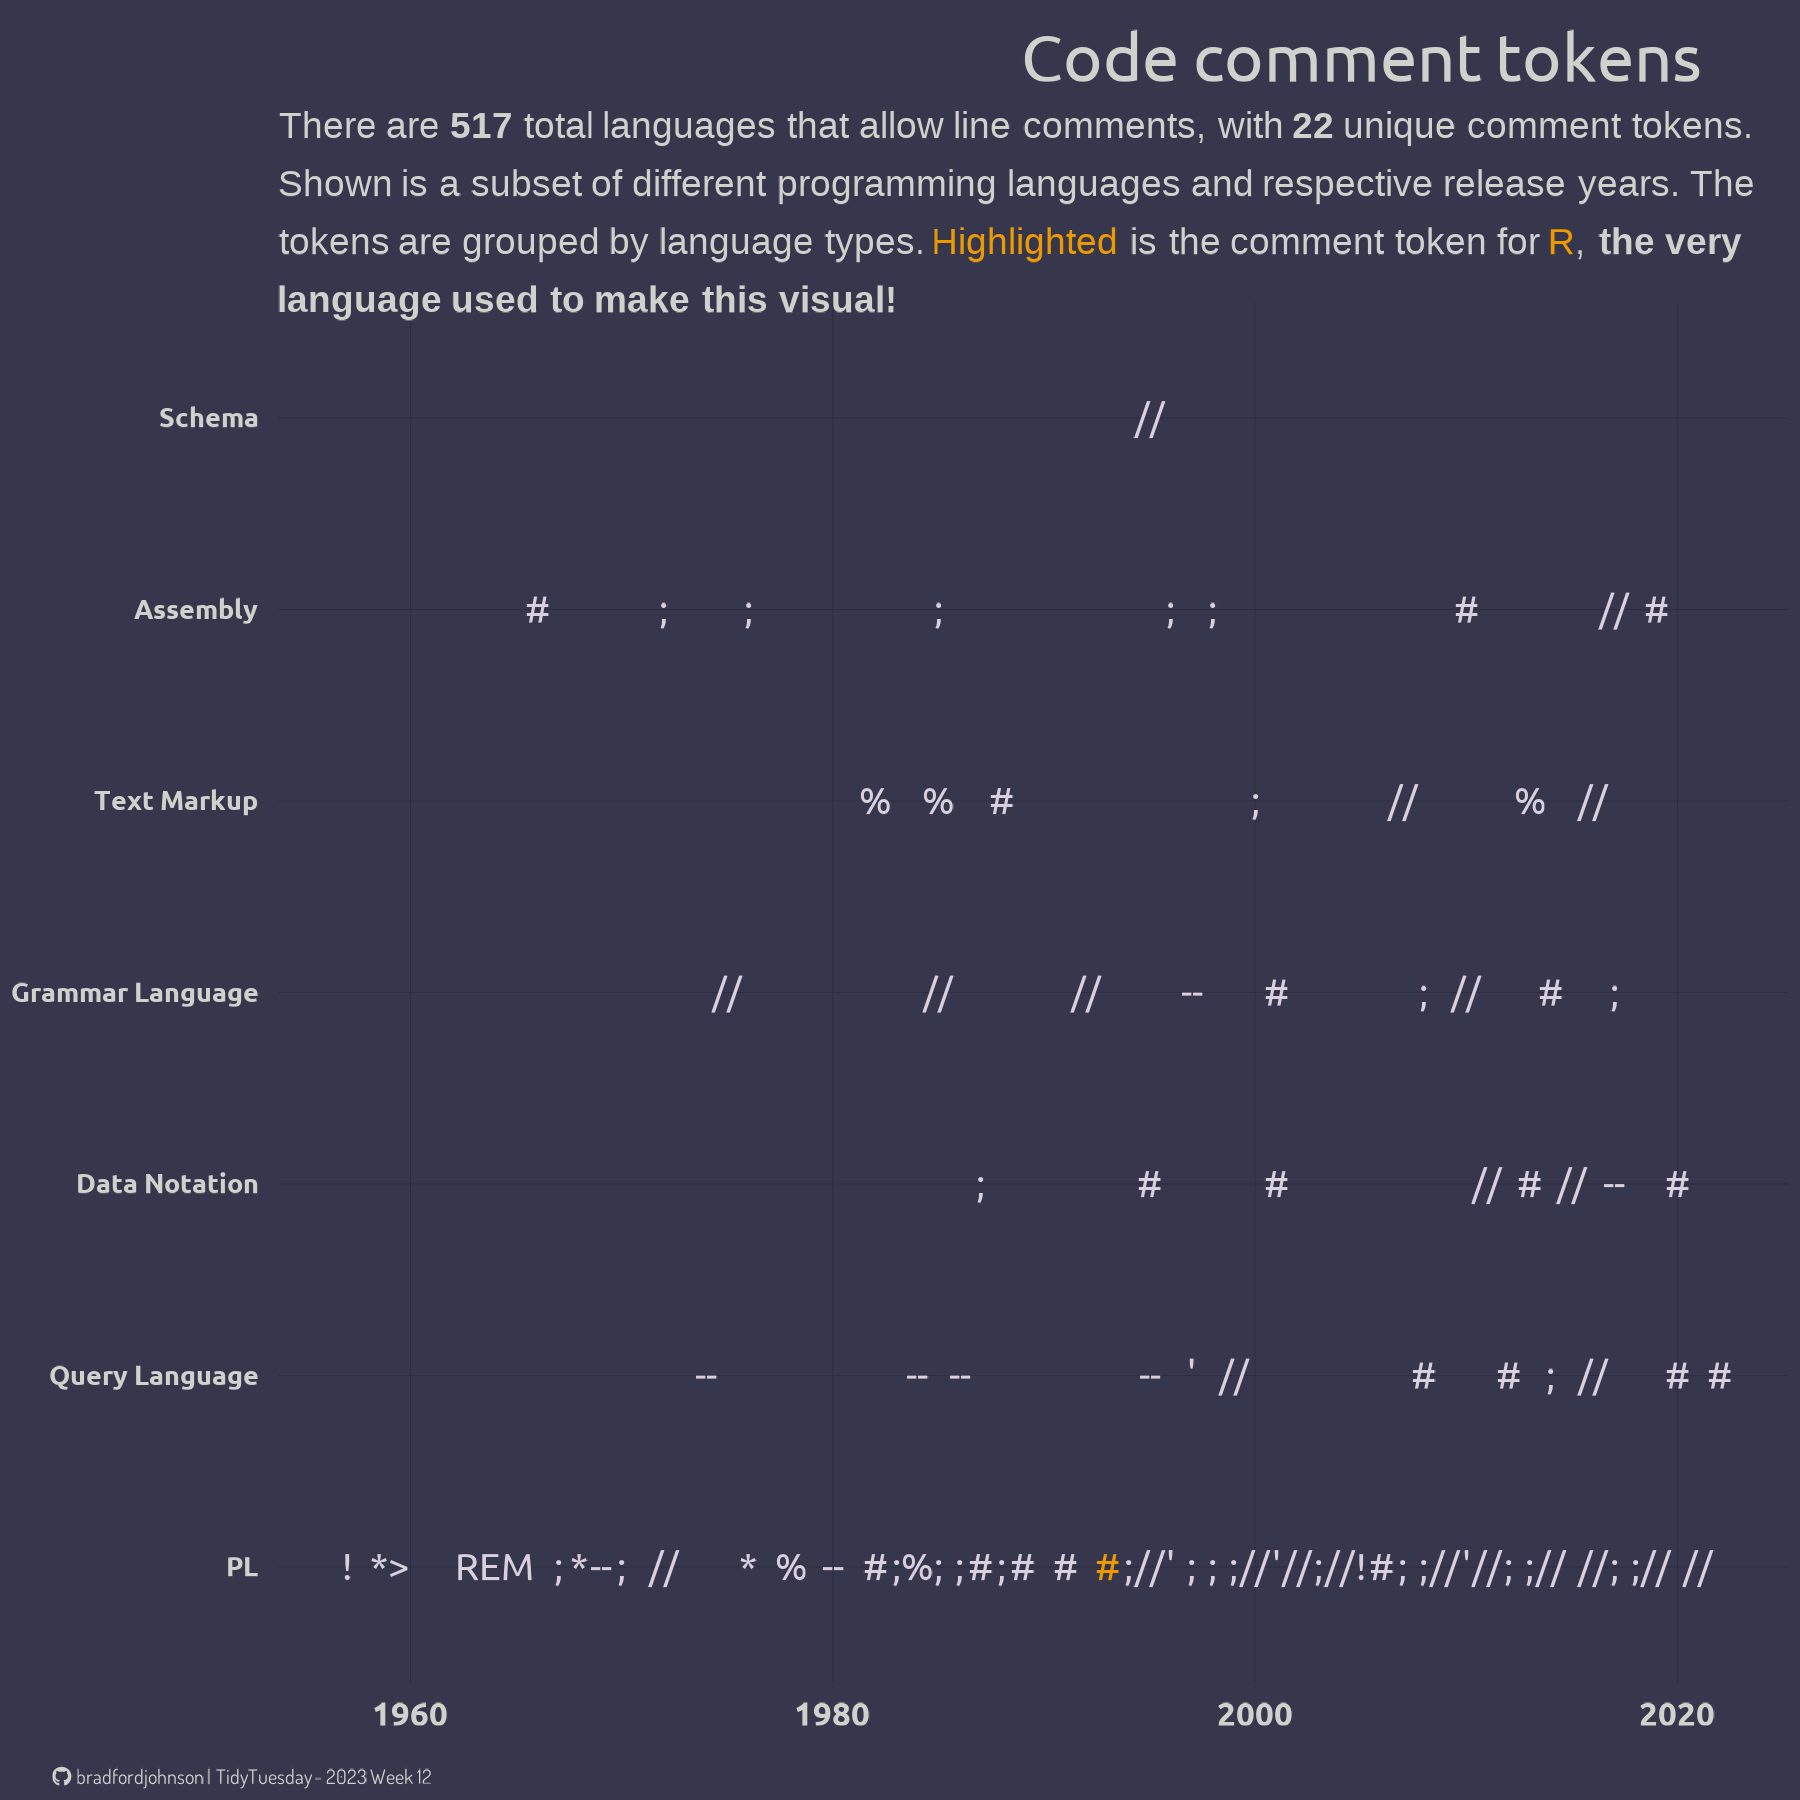

R code for this plot:
# load packages
pacman::p_load(
  tidyverse,
  camcorder,
  showtext,
  htmltools
)

showtext_auto()
# load data
languages <- readr::read_csv("https://raw.githubusercontent.com/rfordatascience/tidytuesday/master/data/2023/2023-03-21/languages.csv")

# explore

# languages |>
#   filter(is_open_source == TRUE) |>
#   group_by(type) |>
#   count() |>
#   arrange(desc(n)) |>
#   print(n=23)
#
# languages |>
#   filter(is_open_source == TRUE) |>
#   group_by(github_language_type) |>
#   count()
#
# languages |>
#   filter(is_open_source == TRUE) |>
#   select(title, github_language_repos) |>
#   arrange(desc(github_language_repos))

# top_tokens <- languages |>
#   filter(features_has_line_comments == TRUE) |>
#   group_by(line_comment_token) |>
#   summarise(jobs = sum(number_of_jobs), users = sum(number_of_users), n = n()) |>
#   drop_na() |>
#   arrange(desc(n)) |>
#   head(6)
#
#
#   top_tokens |>
#     ggplot(aes(x = fct_infreq(line_comment_token, users), y = users, label = line_comment_token)) +
#     geom_col() +
#     geom_text(aes(y = users / 2), size = 6)
#
#   top_tokens |>
#     ggplot(aes(x = users, y = jobs, label = line_comment_token)) +
#     geom_text(aes(color = n), size = 10)

# start recording
gg_record(
  dir = file.path("2023", "2023-03-21", "recording"), # where to save the recording
  device = "png", # device to use to save images
  width = 6, # width of saved image
  height = 6, # height of saved image
  units = "in", # units for width and height
  dpi = 300 # dpi to use when saving image
)

## wrangle
type_fil <- c("textMarkup", "schema", "queryLanguage", "pl", "grammarLanguage", "dataNotation", "assembly")

tokens <- languages |>
  filter(features_has_line_comments == TRUE & type %in% type_fil)

tokens$type <- gsub("([[:upper:]])", " \\1", tokens$type)
tokens$type <- str_to_title(tokens$type)
tokens$type <- replace(tokens$type, tokens$type == "Pl", "PL")

tokens <- tokens |>
  mutate(is_r = ifelse(title == "R", "y", "n"))

# colors
colors <- c("#DACFDD", "#ED9A01")
bg <- "#36374c"
lines <- "#2B2C3D"
text_1 <- "#CFD1CC"
text_2 <- "#cfd1cc"

# fonts
font_add(
  family = "fb",
  regular = "C:/Users/Bradf/AppData/Local/Microsoft/Windows/Fonts/Font Awesome 6 Brands-Regular-400.otf"
)

font_add_google(name = "Ubuntu", family = "Ubuntu")
font_1 <- "Ubuntu"

font_add_google(name = "Dosis", family = "Dosis")

# labs
caption <- paste0(
  "<span style='font-family:fb;'>&#xf09b;</span>",
  "<span style='font-family:sans;color:#36374c;'>.</span>",
  "<span style='font-family:Dosis;'>bradfordjohnson | TidyTuesday - 2023 Week 12</span>"
)

title <- paste0("<span>Code comment tokens</span>")
subtitle <- paste0(
  "There are **517** total languages that allow line comments, with **22** unique comment tokens. ",
  "Shown is a subset of different programming languages and respective release years. The tokens are grouped by language types. ",
  "<span style='color:#ED9A01;'>Highlighted</span> is the comment token for <span style='color:#ED9A01;'>R</span>, **the very language used to make this visual!**"
)

## visualize data
tokens |>
  group_by(line_comment_token) |>
  ggplot(aes(x = appeared, y = fct_infreq(type), label = line_comment_token)) +
  geom_text(aes(color = is_r), check_overlap = TRUE, size = 10, family = font_1) +
  theme_minimal() +
  scale_color_manual(values = colors) +
  labs(caption = caption, title = title, subtitle = subtitle) +
  theme(
    axis.title = element_blank(),
    axis.text = element_text(color = text_1, family = font_1, size = 25, face = "bold"),
    axis.text.y = element_text(size = 20, hjust = 1),
    panel.grid.major = element_line(colour = lines, linewidth = .1),
    panel.grid.minor = element_blank(),
    panel.grid.major.y = element_line(linewidth = .1),
    plot.background = element_rect(color = bg, fill = bg),
    panel.background = element_rect(color = bg, fill = bg),
    legend.position = "none",
    plot.caption = ggtext::element_textbox_simple(color = text_2, margin = margin(3, 0, 0, 0, "mm"), size = 15, halign = -.2),
    plot.title = ggtext::element_textbox_simple(color = text_1, size = 50, family = font_1, margin = margin(2, 0, 1, 0, "mm"), halign = .9),
    plot.subtitle = ggtext::element_textbox_simple(color = text_1, size = 28, margin = margin(3, 0, 1, 0, "mm"), lineheight = .5, halign = 0),
    plot.margin = unit(c(1, 1, 1, 1), "mm")
  )

# save gif
gg_playback(
  name = file.path("2023", "2023-03-21", "20230321.gif"),
  first_image_duration = 4,
  last_image_duration = 20,
  frame_duration = .15,
  background = "#F0F5F5"
)

ggsave("programming.png", width = 9, height = 9)
